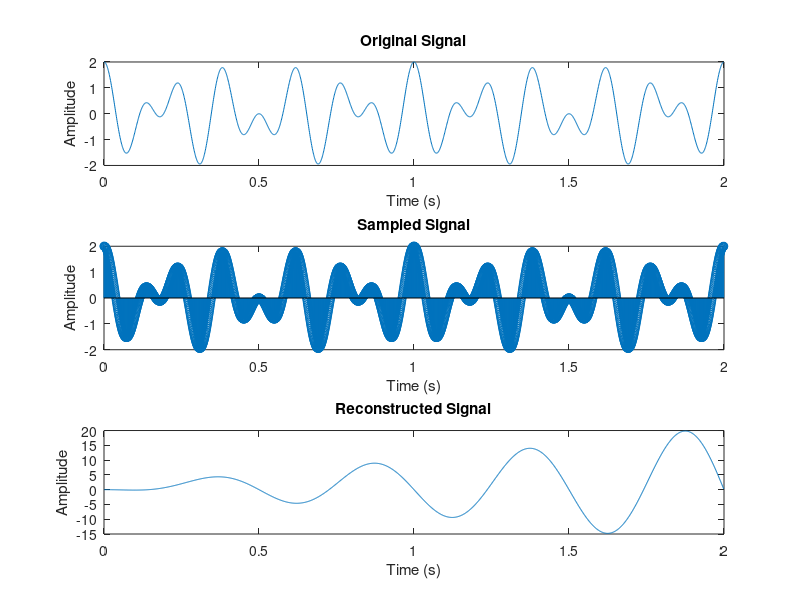

MATLAB code for this plot: (Note: this script raises an error after producing the figure.)
% Parameters
duration = 2; % Duration in seconds
sampling_rate = 1000; % Sampling rate in Hz
t = 0:1/sampling_rate:duration-1/sampling_rate; % Time vector
% Frequencies of the cosine functions
freq1 = 5; % 5 Hz
freq2 = 8; % 8 Hz
% Generate the original signal
signal = cos(2*pi*freq1*t) + cos(2*pi*freq2*t);
% Sample the signal
num_samples = duration * sampling_rate;
sampled_signal = signal(1:num_samples);
% Reconstruct the signal
reconstructed_signal = zeros(size(t));
for i = 1:num_samples
reconstructed_signal = reconstructed_signal + sampled_signal(i)*cos(2*pi*(i-1)/sampling_rate*t);
end
% Plot the original, sampled, and reconstructed signals
subplot(3,1,1);
plot(t, signal);
title('Original Signal');
xlabel('Time (s)');
ylabel('Amplitude');
subplot(3,1,2);
stem(t(1:num_samples), sampled_signal);
title('Sampled Signal');
xlabel('Time (s)');
ylabel('Amplitude');
subplot(3,1,3);
plot(t, reconstructed_signal);
title('Reconstructed Signal');
xlabel('Time (s)');
ylabel('Amplitude');
sgtitle('Sampling and Reconstruction of Cosine Functions');